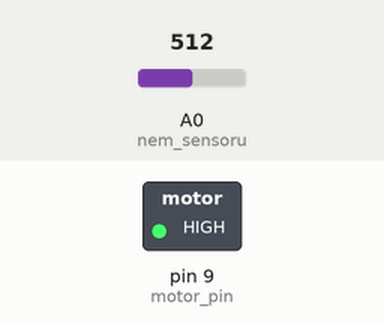
A sketch run on a simulated Arduino Uno, built with avr-gcc and run on an emulated ATmega328P. Shown: switched loads named in the sketch (green lamp = pin HIGH). The inputs (shaded band) are chosen by the test bench; at power-on: A0 (nem_sensoru) = 512. What the sketch prints to the serial monitor is not drawn.

Above: at 1.5 s.
At 5.5 s:
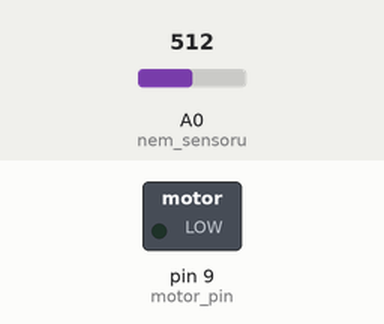
Timing chart, 0 to 10.4 s (numbered marks = the images above):
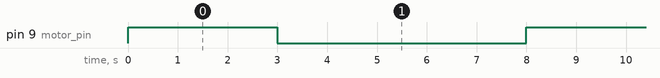

The sketch:

arduino-project.ino
```cpp
#define motor_pin 9
#define nem_sensoru A0
#define calisma_siniri 0
int nem_degeri = 0;
void setup() {
pinMode(motor_pin , OUTPUT);
Serial.begin(9600); }
void loop() {
nem_degeri = analogRead(nem_sensoru);
Serial.println(nem_degeri);
 if (nem_degeri > calisma_siniri)
{
 digitalWrite(motor_pin, HIGH);
 delay(3000);
 digitalWrite(motor_pin, LOW);
 delay(5000);

 }

 else

 {

 digitalWrite(motor_pin, LOW);
 }

}
```

Measured:
- by itself, pin 9 (motor_pin): alternates HIGH for 3.0 s and LOW for 5.0 s
